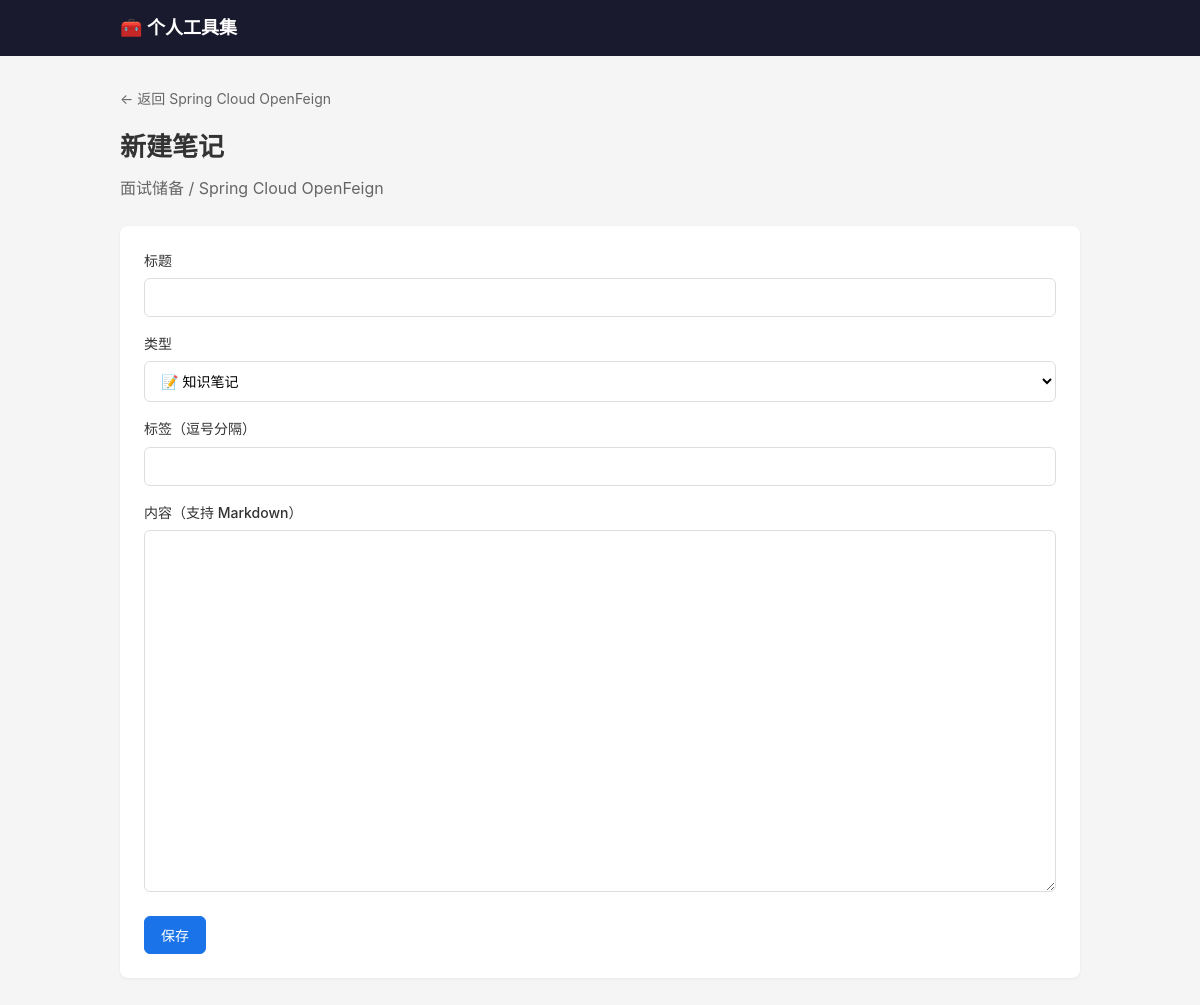
Before: /skillset/stack/2/entry/new with the older database file.
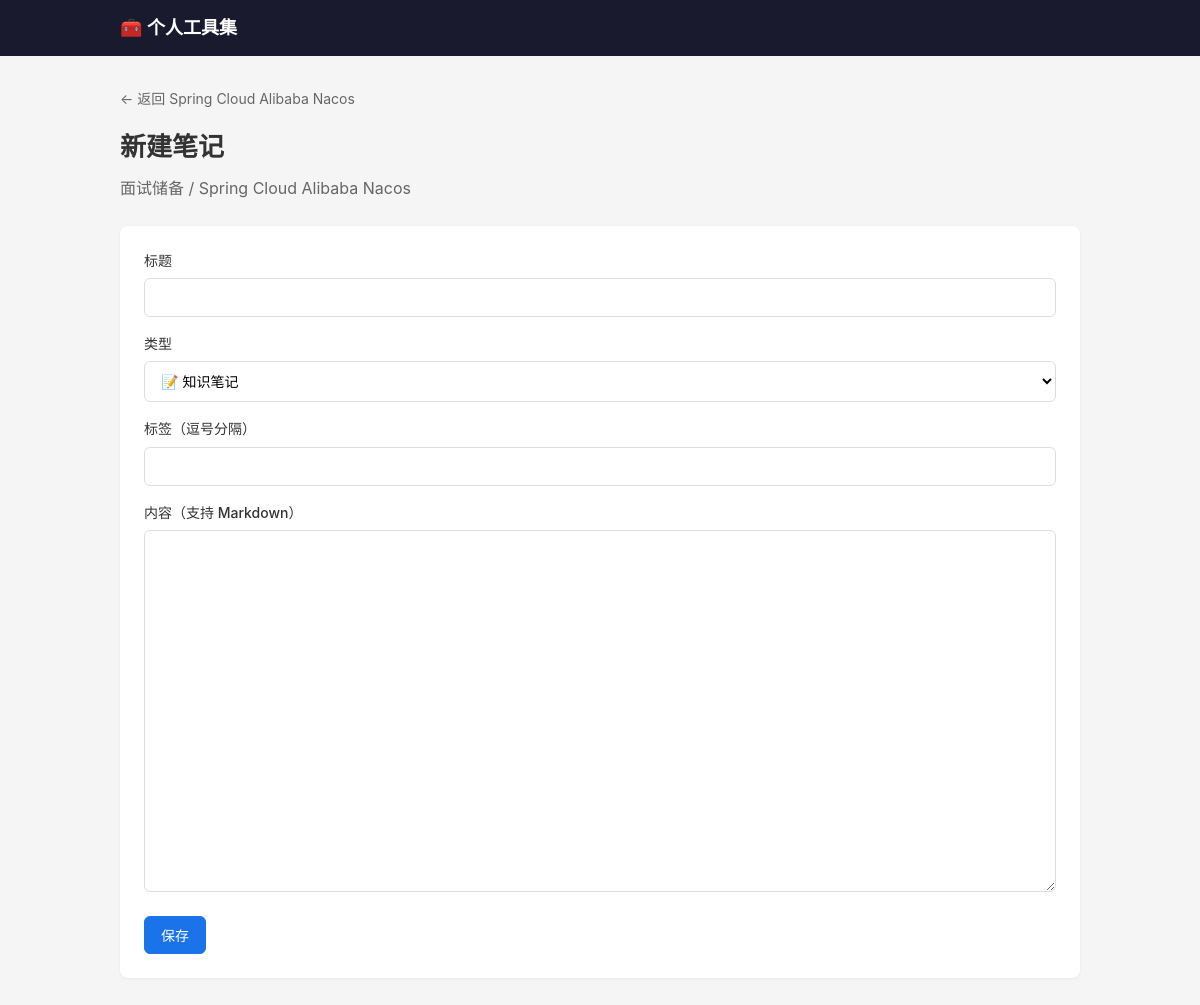
After: the same page with the newer database file.
### tables this page shows
CREATE TABLE stack (
            id INTEGER PRIMARY KEY AUTOINCREMENT,
            tool_id INTEGER NOT NULL,
            name TEXT NOT NULL,
            description TEXT DEFAULT '',
            sort_order INTEGER DEFAULT 0,
            is_deprecated INTEGER DEFAULT 0,
            created_at TIMESTAMP DEFAULT CURRENT_TIMESTAMP,
            FOREIGN KEY (tool_id) REFERENCES tool(id) ON DELETE CASCADE,
            UNIQUE(tool_id, name)
        );

### tools/skillset/routes.py (the view, shortened to what this page needs)
@bp.route("/stack/<int:stack_id>/entry/new", methods=["GET", "POST"])
def entry_new(stack_id):
    stack = Stack.get_by_id(stack_id)
    if not stack:
        return "技术栈不存在", 404
    tool = Tool.get_by_id(stack["tool_id"])
    preset_type = request.args.get("type", "note")
    return render_template("entry_form.html", tool=tool, stack=stack, entry=None, preset_type=preset_type)

### db.py (called while the page is built)
def get_db():
    conn = sqlite3.connect(str(DB_PATH))
    conn.row_factory = sqlite3.Row
    conn.execute("PRAGMA foreign_keys = ON")
    return conn

### tools/skillset/models.py (called while the page is built)
    @staticmethod
    def get_by_id(tool_id):
        db = get_db()
        return db.execute("SELECT * FROM tool WHERE id = ?", (tool_id,)).fetchone()

    @staticmethod
    def get_by_id(stack_id):
        db = get_db()
        return db.execute("SELECT * FROM stack WHERE id = ?", (stack_id,)).fetchone()

### templates/skillset/entry_form.html (shortened to what this page needs)
{% extends "base.html" %}
{% block content %}
<div class="container">
    <a href="{{ url_for('.stack_detail', stack_id=stack.id) }}" class="back-link">← 返回 {{ stack.name }}</a>
    {% set is_interview = (entry and entry.entry_type == 'interview') or preset_type == 'interview' %}
    <h1>{% if entry %}编辑{% else %}新建{% endif %}{{ '面试题' if is_interview else '笔记' }}</h1>
    <p class="desc">{{ tool.name }} / {{ stack.name }}</p>
    <form method="POST" class="entry-form">
        <div class="form-group">
            <label for="title">{{ '面试题目' if is_interview else '标题' }}</label>
            <input type="text" name="title" id="title" value="{{ entry.title if entry else '' }}" required>
        </div>
        <div class="form-group">
            <label for="entry_type">类型</label>
            <select name="entry_type" id="entry_type">
                <option value="note" {% if (entry and entry.entry_type == 'note') or preset_type == 'note' %}selected{% endif %}>📝 知识笔记</option>
            </select>
        </div>
        <div class="form-group">
            <label for="tags">标签（逗号分隔）</label>
            <input type="text" name="tags" id="tags" value="{{ entry.tags if entry else '' }}">
        </div>
        <div class="form-group">
            <label for="content">内容（支持 Markdown）</label>
            <textarea name="content" id="content" rows="20">{{ entry.content if entry else '' }}</textarea>
        </div>
        <button type="submit" class="btn btn-primary">保存</button>
    </form>
</div>
{% endblock %}

Changed rows visible on the page:
changed stack: name "Spring Cloud OpenFeign" → "Spring Cloud Alibaba Nacos"
